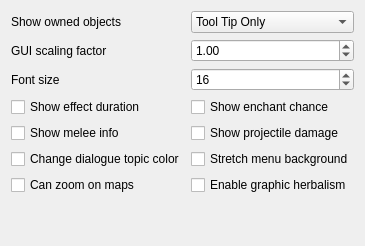
     <widget class="QWidget" name="Interface">
      <attribute name="title">
       <string>Interface</string>
      </attribute>
      <layout class="QVBoxLayout">
       <item>
        <layout class="QGridLayout" name="gridLayout">
         <item row="0" column="1">
          <widget class="QComboBox" name="showOwnedComboBox">
           <property name="currentIndex">
            <number>1</number>
           </property>
           <item>
            <property name="text">
             <string>Off</string>
            </property>
           </item>
           <item>
            <property name="text">
             <string>Tool Tip Only</string>
            </property>
           </item>
           <item>
            <property name="text">
             <string>Crosshair Only</string>
            </property>
           </item>
           <item>
            <property name="text">
             <string>Tool Tip and Crosshair</string>
            </property>
           </item>
          </widget>
         </item>
         <item row="1" column="1">
          <widget class="QDoubleSpinBox" name="scalingSpinBox">
           <property name="decimals">
            <number>2</number>
           </property>
           <property name="minimum">
            <double>0.500000000000000</double>
           </property>
           <property name="maximum">
            <double>8.000000000000000</double>
           </property>
           <property name="singleStep">
            <double>0.250000000000000</double>
           </property>
           <property name="value">
            <double>1.000000000000000</double>
           </property>
          </widget>
         </item>
         <item row="2" column="1">
          <widget class="QSpinBox" name="fontSizeSpinBox">
           <property name="minimum">
            <number>12</number>
           </property>
           <property name="maximum">
            <number>18</number>
           </property>
           <property name="singleStep">
            <number>1</number>
           </property>
           <property name="value">
            <number>16</number>
           </property>
          </widget>
         </item>
         <item row="1" column="0">
          <widget class="QLabel" name="scalingLabel">
           <property name="toolTip">
            <string>&lt;html&gt;&lt;head/&gt;&lt;body&gt;&lt;p&gt;This setting scales GUI windows. A value of 1.0 results in the normal scale.&lt;/p&gt;&lt;/body&gt;&lt;/html&gt;</string>
           </property>
           <property name="text">
            <string>GUI scaling factor</string>
           </property>
          </widget>
         </item>
         <item row="4" column="0">
          <widget class="QCheckBox" name="showEffectDurationCheckBox">
           <property name="toolTip">
            <string>&lt;html&gt;&lt;head/&gt;&lt;body&gt;&lt;p&gt;Show the remaining duration of magic effects and lights if this setting is true. The remaining duration is displayed in the tooltip by hovering over the magical effect. &lt;/p&gt;&lt;p&gt;The default value is false.&lt;/p&gt;&lt;/body&gt;&lt;/html&gt;</string>
           </property>
           <property name="text">
            <string>Show effect duration</string>
           </property>
          </widget>
         </item>
         <item row="6" column="0">
          <widget class="QCheckBox" name="changeDialogTopicsCheckBox">
           <property name="toolTip">
            <string>&lt;html&gt;&lt;head/&gt;&lt;body&gt;&lt;p&gt;If this setting is true, dialogue topics will have a different color if the topic is specific to the NPC you're talking to or the topic was previously seen. Color can be changed in settings.cfg.&lt;/p&gt;&lt;p&gt;The default value is false.&lt;/p&gt;&lt;/body&gt;&lt;/html&gt;</string>
           </property>
           <property name="text">
            <string>Change dialogue topic color</string>
           </property>
          </widget>
         </item>
         <item row="2" column="0">
          <widget class="QLabel" name="fontSizeLabel">
           <property name="toolTip">
            <string>Size of characters in game texts.</string>
           </property>
           <property name="text">
            <string>Font size</string>
           </property>
          </widget>
         </item>
         <item row="7" column="0">
          <widget class="QCheckBox" name="useZoomOnMapCheckBox">
           <property name="toolTip">
            <string>&lt;html&gt;&lt;head/&gt;&lt;body&gt;&lt;p&gt;Enable zooming on local and global maps.&lt;/p&gt;&lt;/body&gt;&lt;/html&gt;</string>
           </property>
           <property name="text">
            <string>Can zoom on maps</string>
           </property>
          </widget>
         </item>
         <item row="7" column="1">
          <widget class="QCheckBox" name="graphicHerbalismCheckBox">
           <property name="toolTip">
            <string>&lt;html&gt;&lt;head/&gt;&lt;body&gt;&lt;p&gt;If this setting is true, containers supporting graphic herbalism will do so instead of opening the menu.&lt;/p&gt;&lt;/body&gt;&lt;/html&gt;</string>
           </property>
           <property name="text">
            <string>Enable graphic herbalism</string>
           </property>
          </widget>
         </item>
         <item row="5" column="1">
          <widget class="QCheckBox" name="showProjectileDamageCheckBox">
           <property name="toolTip">
            <string>&lt;html&gt;&lt;head/&gt;&lt;body&gt;&lt;p&gt;If this setting is true, damage bonus of arrows and bolts will be shown on item tooltip.&lt;/p&gt;&lt;p&gt;The default value is false.&lt;/p&gt;&lt;/body&gt;&lt;/html&gt;</string>
           </property>
           <property name="text">
            <string>Show projectile damage</string>
           </property>
          </widget>
         </item>
         <item row="5" column="0">
          <widget class="QCheckBox" name="showMeleeInfoCheckBox">
           <property name="toolTip">
            <string>&lt;html&gt;&lt;head/&gt;&lt;body&gt;&lt;p&gt;If this setting is true, melee weapons reach and speed will be shown on item tooltip.&lt;/p&gt;&lt;p&gt;The default value is false.&lt;/p&gt;&lt;/body&gt;&lt;/html&gt;</string>
           </property>
           <property name="text">
            <string>Show melee info</string>
           </property>
          </widget>
         </item>
         <item row="6" column="1">
          <widget class="QCheckBox" name="stretchBackgroundCheckBox">
           <property name="toolTip">
            <string>&lt;html&gt;&lt;head/&gt;&lt;body&gt;&lt;p&gt;Stretch menus, load screens, etc. to the window aspect ratio.&lt;/p&gt;&lt;/body&gt;&lt;/html&gt;</string>
           </property>
           <property name="text">
            <string>Stretch menu background</string>
           </property>
          </widget>
         </item>
         <item row="0" column="0">
          <widget class="QLabel" name="showOwnedLabel">
           <property name="text">
            <string>Show owned objects</string>
           </property>
          </widget>
         </item>
         <item row="4" column="1">
          <widget class="QCheckBox" name="showEnchantChanceCheckBox">
           <property name="toolTip">
            <string>&lt;html&gt;&lt;head/&gt;&lt;body&gt;&lt;p&gt;Whether or not the chance of success will be displayed in the enchanting menu.&lt;/p&gt;&lt;p&gt;The default value is false.&lt;/p&gt;&lt;/body&gt;&lt;/html&gt;</string>
           </property>
           <property name="text">
            <string>Show enchant chance</string>
           </property>
          </widget>
         </item>
        </layout>
       </item>
       <item>
        <spacer name="verticalSpacer_2">
         <property name="orientation">
          <enum>Qt::Vertical</enum>
         </property>
         <property name="sizeHint" stdset="0">
          <size>
           <width>20</width>
           <height>40</height>
          </size>
         </property>
        </spacer>
       </item>
      </layout>
     </widget>
